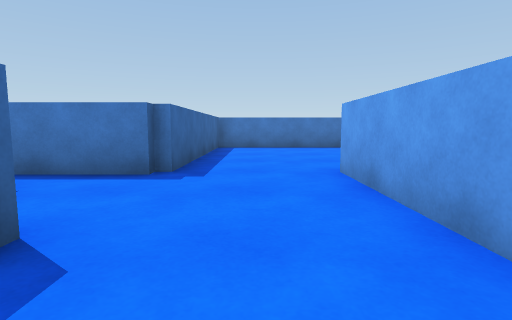
view 1 (above)

24 first-person views from a walk through a scene from a Unity 3-D project. The camera is 0.65 m above the floor, tilts 6° down and sees 80° across. The floor is counted in squares, 1 m on a side. Each view is taken from the middle of a square. On the plan, view 1 faces up. The plan holds only what a view shows up to about 9 squares ahead; the rest is blank. The player is left out.

view 2
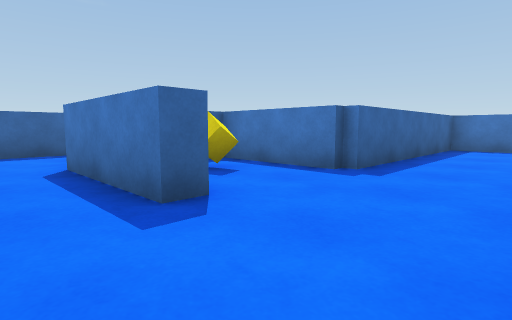

view 3
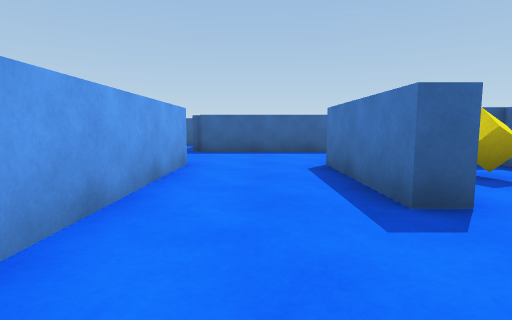

view 4
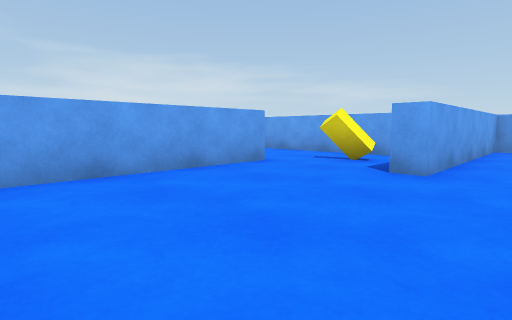

view 5
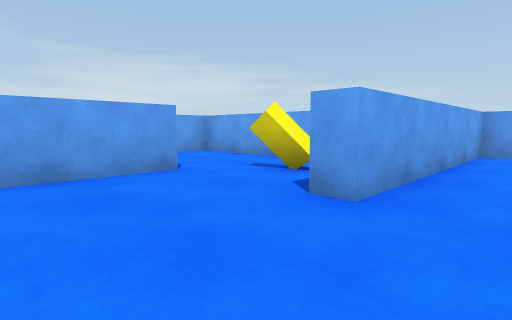

view 6
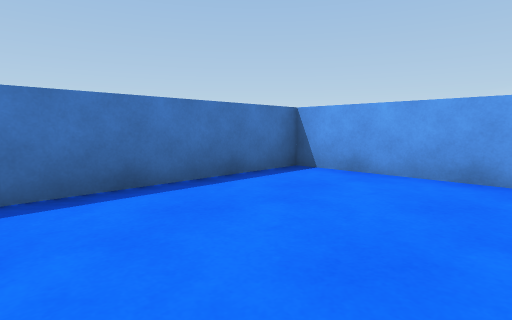

view 7
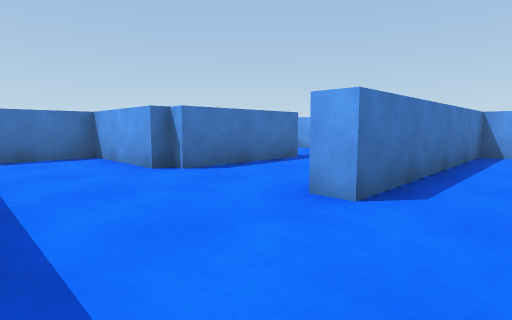

view 8
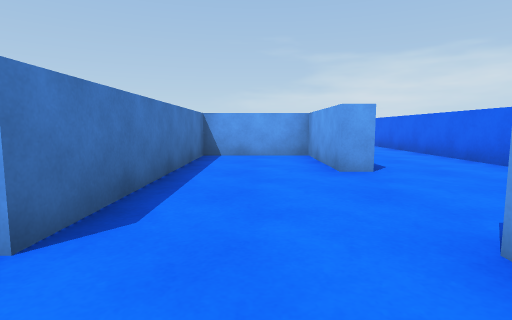

view 9
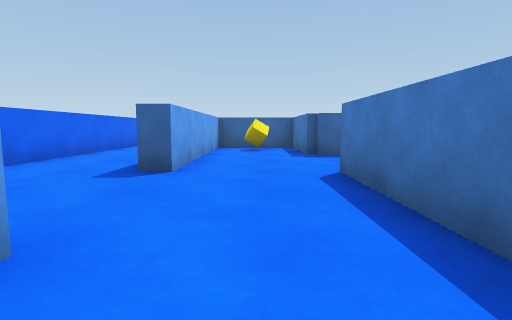

view 10
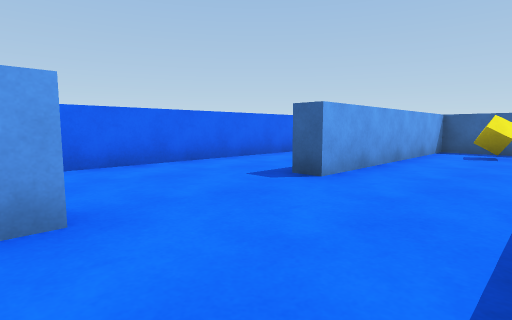

view 11
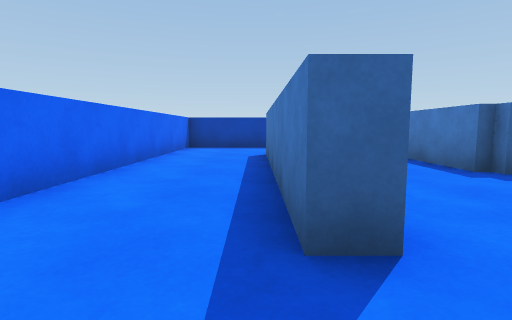

view 12
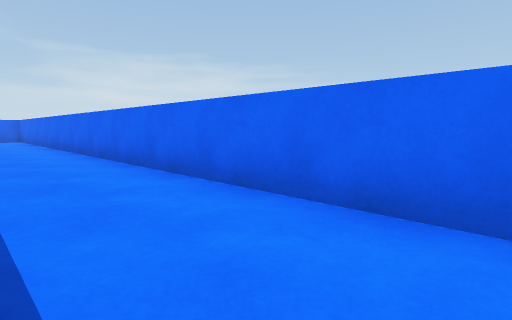

view 13
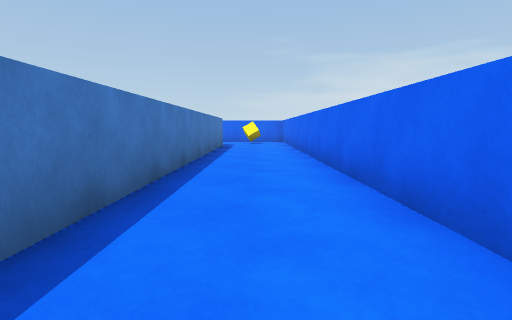

view 14
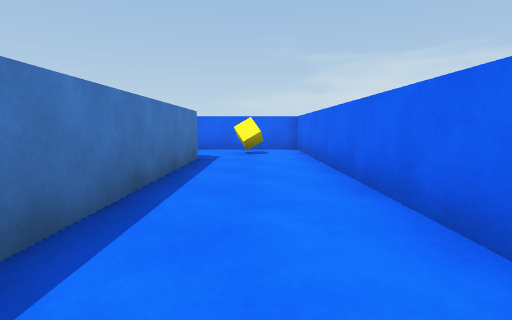

view 15
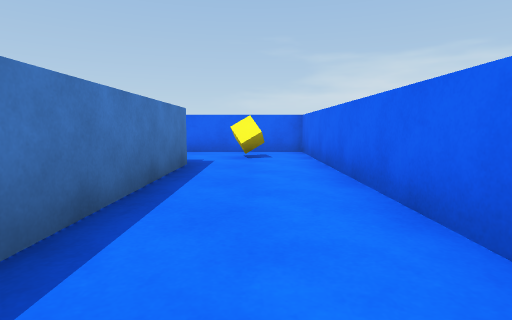

view 16
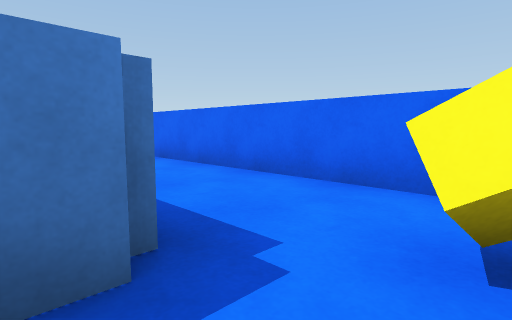

view 17
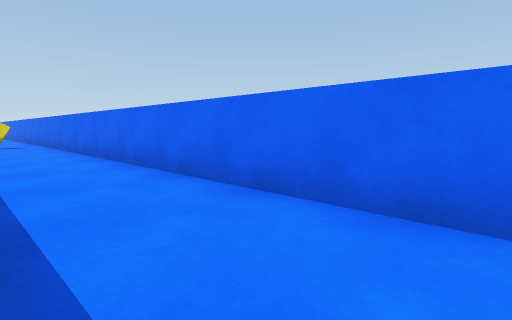

view 18
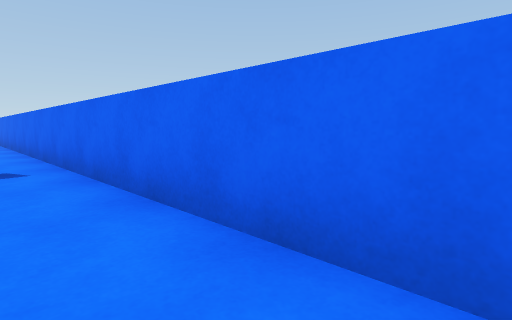

view 19
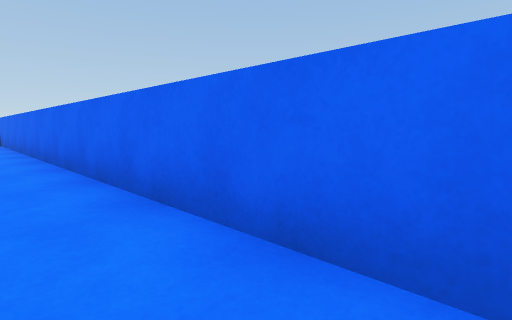

view 20
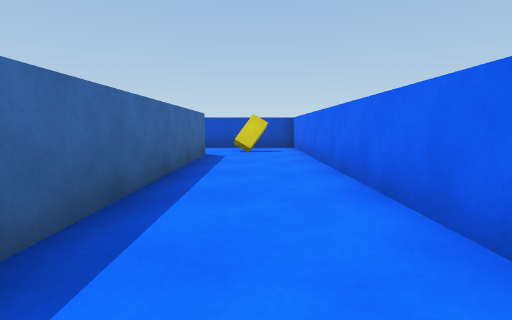

view 21
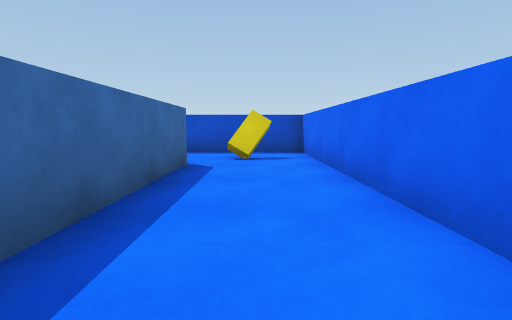

view 22
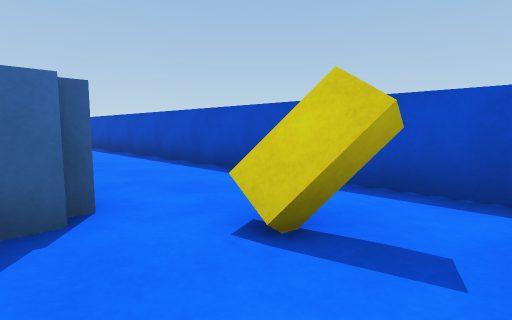

view 23
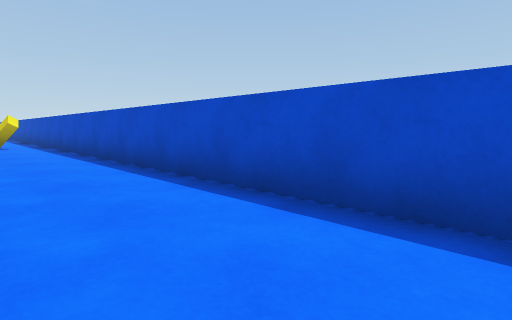

view 24
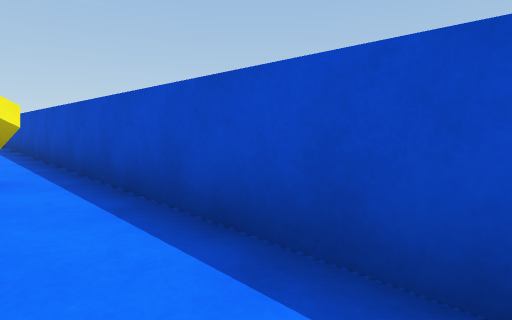

### Floor plan
Points are (right, up) in squares from view 1. A wall is a line through its corners. A room is listed if a view was taken in it or the views show most of it. See-through windows are left out.
Room 1 (views 1, 2, 3, 4, 5, 6)
walls: (-1.4, 1.9) (-1.4, 1.3) (-4.7, 1.3) (-4.7, 4.2) (-6.4, 4.2); (2.8, 1.7) (5.5, 1.7); (4.2, 4.4) (4.2, 10.2) (-1.4, 10.2) (-1.4, 4.2) (-4.3, 4.2); (-4.5, 1.3) (-4.5, 1.6); (-4.5, -1.2) (1.3, -1.2) (1.3, 4.5) (1.8, 4.5); (-7.2, 2) (-7.2, -0.5)
ways out: opening at (-5.5, -1) to room 2; opening at (5, 3.5)
objects: yellow cube (-3, 3); yellow block (3, 3)
Room 2 (views 7, 8, 9, 10, 11, 12, 13, 14, 15, 16, 17, 18, 19, 20, 21, 22, 23, 24)
walls: (-1.5, -4.9) (-1.5, -4.2) (1.3, -4.2) (1.3, -1.8) (-4.5, -1.8) (-4.5, -1.2); (-7.2, -0.5) (-7.2, -1.5); (-7.5, -1.8) (-9.5, -1.8); (-10.3, -2.8) (-10.3, -4.2) (-4.5, -4.2) (-4.5, -4.8) (-10.5, -4.8); (13.6, -4.8) (3.4, -4.8); (-12.1, -7.3) (16.3, -7.3) (16.3, 22.3) (-5.4, 22.3); (13.8, 19.6) (13.8, 13.4)
ways out: opening at (-5.5, -1) to room 1
objects: yellow cube (-9, -3); yellow block (1, 21); yellow cube (15, -6); yellow block (15, 21)

Where each view was taken, in squares from view 1:
view 1: 0 up, 0 right, facing up
view 2: 0 up, 1 right, facing up-left
view 3: 0 up, 1 right, facing left
view 4: 9 up, 0 right, facing down-right
view 5: 7 up, 0 right, facing down-right
view 6: 7 up, 0 right, facing up-right
view 7: 3 down, 7 left, facing up-right
view 8: 3 down, 6 left, facing right
view 9: 3 down, 0 right, facing left
view 10: 2 down, 1 left, facing down-left
view 11: 5 down, 3 left, facing left
view 12: 5 down, 1 left, facing down-right
view 13: 6 down, 2 right, facing right
view 14: 6 down, 7 right, facing right
view 15: 6 down, 8 right, facing right
view 16: 6 down, 13 right, facing up-right
view 17: 5 down, 14 right, facing up-right
view 18: 2 up, 15 right, facing up-right
view 19: 8 up, 15 right, facing up-right
view 20: 12 up, 15 right, facing up
view 21: 14 up, 15 right, facing up
view 22: 19 up, 16 right, facing up-left
view 23: 20 up, 14 right, facing up-left
view 24: 21 up, 6 right, facing up-left
